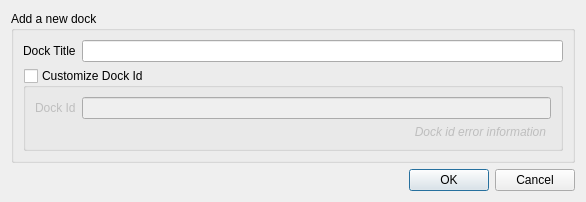
<?xml version="1.0" encoding="UTF-8"?>
<ui version="4.0">
 <class>DialogAddNewDock</class>
 <widget class="QDialog" name="DialogAddNewDock">
  <property name="geometry">
   <rect>
    <x>0</x>
    <y>0</y>
    <width>586</width>
    <height>187</height>
   </rect>
  </property>
  <property name="minimumSize">
   <size>
    <width>586</width>
    <height>0</height>
   </size>
  </property>
  <property name="windowTitle">
   <string>DataPlotly</string>
  </property>
  <layout class="QVBoxLayout" name="verticalLayout">
   <item>
    <widget class="QGroupBox" name="groupBox">
     <property name="title">
      <string>Add a new dock</string>
     </property>
     <layout class="QVBoxLayout" name="verticalLayout_2">
      <item>
       <layout class="QHBoxLayout" name="horizontalLayout">
        <item>
         <widget class="QLabel" name="DockTitleLabel">
          <property name="text">
           <string>Dock Title</string>
          </property>
         </widget>
        </item>
        <item>
         <widget class="QgsFilterLineEdit" name="DockTitleLineEdit">
          <property name="qgisRelation" stdset="0">
           <string notr="true"/>
          </property>
         </widget>
        </item>
       </layout>
      </item>
      <item>
       <widget class="QgsCollapsibleGroupBox" name="mCustomizeGroupBox">
        <property name="styleSheet">
         <string notr="true">QgsCollapsibleGroupBoxBasic::title, QgsCollapsibleGroupBox::title {  subcontrol-origin: margin;  subcontrol-position: top left;  margin-left: 20px;  margin-right: 10px;  left: 0px;  top: 2px;}QgsCollapsibleGroupBoxBasic::title, QgsCollapsibleGroupBox::title {  subcontrol-origin: margin;  subcontrol-position: top left;  margin-left: 20px;  margin-right: 5px;  left: 0px;  top: 1px;} QgsCollapsibleGroupBoxBasic { border: none; }</string>
        </property>
        <property name="title">
         <string>Customize Dock Id</string>
        </property>
        <property name="checkable">
         <bool>true</bool>
        </property>
        <property name="checked">
         <bool>false</bool>
        </property>
        <property name="collapsed">
         <bool>true</bool>
        </property>
        <layout class="QVBoxLayout" name="verticalLayout_3">
         <item>
          <layout class="QHBoxLayout" name="horizontalLayout_2">
           <item>
            <widget class="QLabel" name="DockIdLabel">
             <property name="toolTip">
              <string>Dock id must be unique</string>
             </property>
             <property name="text">
              <string>Dock Id</string>
             </property>
            </widget>
           </item>
           <item>
            <widget class="QgsFilterLineEdit" name="DockIdLineEdit">
             <property name="qgisRelation" stdset="0">
              <string notr="true"/>
             </property>
            </widget>
           </item>
          </layout>
         </item>
         <item>
          <widget class="QLabel" name="DockIdInformationLabel">
           <property name="font">
            <font>
             <italic>true</italic>
            </font>
           </property>
           <property name="layoutDirection">
            <enum>Qt::LeftToRight</enum>
           </property>
           <property name="styleSheet">
            <string notr="true">*{ margin-right:5px;}</string>
           </property>
           <property name="text">
            <string>Dock id error information</string>
           </property>
           <property name="alignment">
            <set>Qt::AlignRight|Qt::AlignTrailing|Qt::AlignVCenter</set>
           </property>
           <property name="indent">
            <number>0</number>
           </property>
           <property name="textInteractionFlags">
            <set>Qt::NoTextInteraction</set>
           </property>
          </widget>
         </item>
        </layout>
       </widget>
      </item>
      <item>
       <spacer name="verticalSpacer">
        <property name="orientation">
         <enum>Qt::Vertical</enum>
        </property>
        <property name="sizeHint" stdset="0">
         <size>
          <width>20</width>
          <height>40</height>
         </size>
        </property>
       </spacer>
      </item>
     </layout>
    </widget>
   </item>
   <item>
    <widget class="QDialogButtonBox" name="buttonBox">
     <property name="orientation">
      <enum>Qt::Horizontal</enum>
     </property>
     <property name="standardButtons">
      <set>QDialogButtonBox::Cancel|QDialogButtonBox::Ok</set>
     </property>
    </widget>
   </item>
  </layout>
 </widget>
 <customwidgets>
  <customwidget>
   <class>QgsCollapsibleGroupBox</class>
   <extends>QGroupBox</extends>
   <header>qgscollapsiblegroupbox.h</header>
   <container>1</container>
  </customwidget>
  <customwidget>
   <class>QgsFilterLineEdit</class>
   <extends>QLineEdit</extends>
   <header>qgsfilterlineedit.h</header>
  </customwidget>
 </customwidgets>
 <resources/>
 <connections>
  <connection>
   <sender>buttonBox</sender>
   <signal>accepted()</signal>
   <receiver>DialogAddNewDock</receiver>
   <slot>accept()</slot>
   <hints>
    <hint type="sourcelabel">
     <x>227</x>
     <y>250</y>
    </hint>
    <hint type="destinationlabel">
     <x>157</x>
     <y>186</y>
    </hint>
   </hints>
  </connection>
  <connection>
   <sender>buttonBox</sender>
   <signal>rejected()</signal>
   <receiver>DialogAddNewDock</receiver>
   <slot>reject()</slot>
   <hints>
    <hint type="sourcelabel">
     <x>295</x>
     <y>250</y>
    </hint>
    <hint type="destinationlabel">
     <x>286</x>
     <y>186</y>
    </hint>
   </hints>
  </connection>
 </connections>
</ui>
